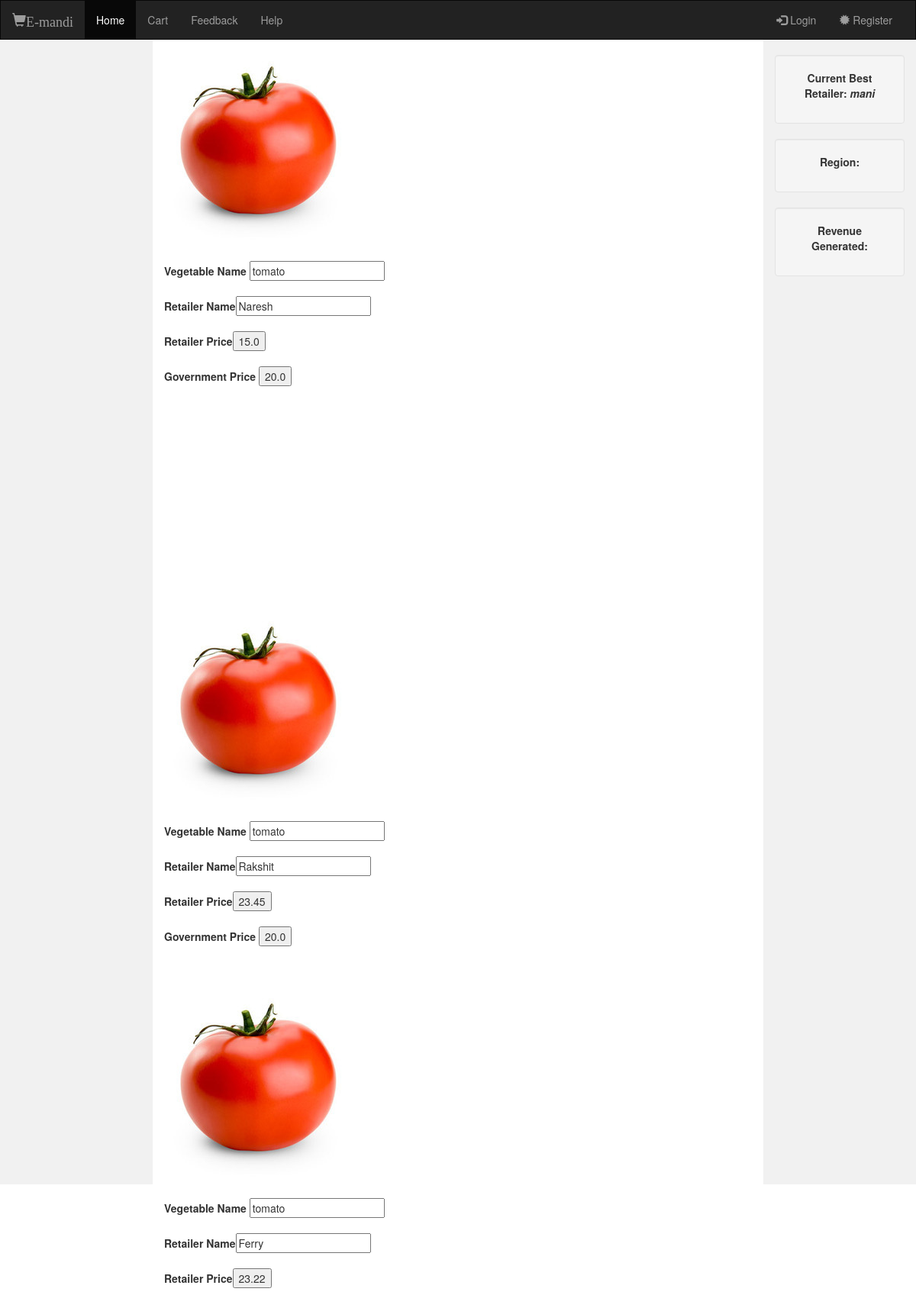
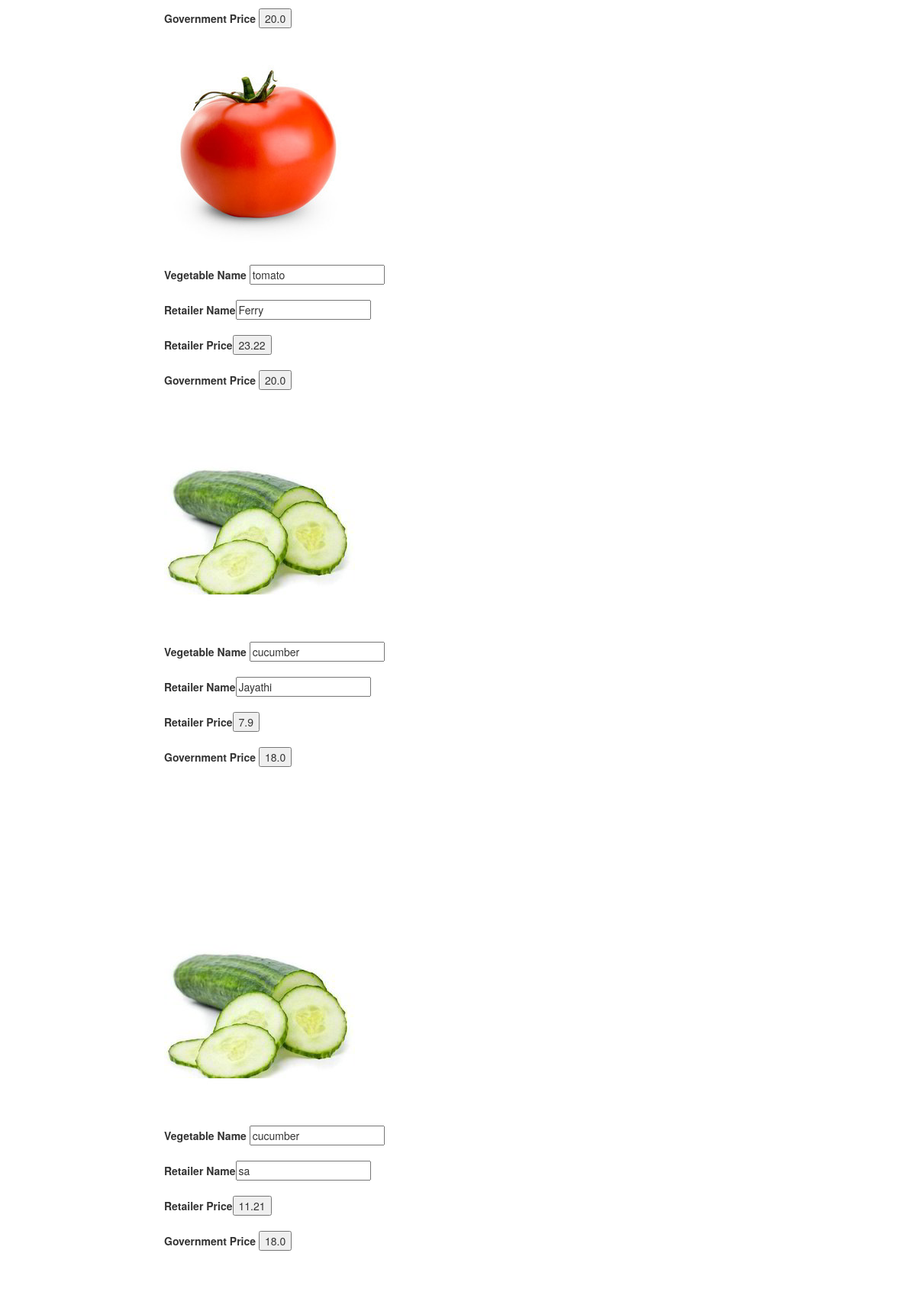
The page / (upper part) on the database its author committed (2 pictures, top to bottom).
### models.py (models this page shows, shortened)
class Retailer(Base):
    __tablename__ = 'Retailer'
    id = db.Column(db.Integer,primary_key=True)
    retailer_name = db.Column(db.String(10))
    vegetable_name = db.Column(db.String(60))
    price = db.Column(db.Float)

class Government(Base):
     __tablename__='Government'
     id = db.Column(db.Integer,primary_key=True)
     vegetable_name = db.Column(db.String(60))
     price = db.Column(db.Integer)

### app.py (the view)
@app.route('/')
def home():
    items = Retailer.query.all()
    w_items = Wholeseller.query.all()
    govt = Government.query.all()
    retailer_list = ['kiran','raju','mani','jayanthi','naresh']
    best_retailer = random.choice(retailer_list)
    connection = engine.connect()
    s = text("SELECT SUM(price) FROM Retailer WHERE region=:r")
    return render_template('pages/index.html',items=items,govt=govt,w_items=w_items,best_retailer=best_retailer,total_revenue=total_revenue)

### templates/pages/index.html (shortened to what this page needs)
<!DOCTYPE html>
<html lang="en">
<head>
  <link rel="stylesheet" href="https://maxcdn.bootstrapcdn.com/bootstrap/3.3.7/css/bootstrap.min.css">
</head>
<body>
<nav class="navbar navbar-inverse">
  <div class="container-fluid">
    <div class="navbar-header">
      <a class="navbar-brand" href="#"><span class="glyphicon glyphicon-shopping-cart">E-mandi</span></a>
    </div>
    <div class="collapse navbar-collapse" id="myNavbar">
      <ul class="nav navbar-nav">
        <li class="active"><a href="#">Home</a></li>
        <li><a href="{{url_for('cart')}}">Cart</a></li>
        <li><a href="{{url_for('feedback')}}">Feedback</a></li>
        <li><a href="static/pages/help.html">Help</a></li>
      </ul>
      <ul class="nav navbar-nav navbar-right">
        {% if not session %}
        <li><a href="{{url_for('login')}}"><span class="glyphicon glyphicon-log-in"></span> Login</a></li>
        <li><a href="{{url_for('register')}}"><span class="glyphicon glyphicon-certificate"></span> Register</a></li>
        {% endif %}
      </ul>
    </div>
  </div>
</nav>
<div class="container-fluid text-center">
  <div class="row content">
    <div class="col-sm-2 sidenav">
    </div>
    <div class="col-sm-8 text-left">
      <div>
	<form method =post action="{{url_for('cart')}}">
		<div id='tomato'>
			{% for item in items %}
			{% if item['vegetable_name'] == 'tomato' %}
  			<img src="static/img/tomato.jpg"/><br><br>
  			<b>Vegetable Name</b> <input type="text" name="vegetable_name" value="{{ item['vegetable_name'] }}" readonly><br><br>
        <b>Retailer Name</b><input type="text" name="retailer_name" value="{{ item['retailer_name'] }}" readonly><br><br>
  			<b>Retailer Price</b><input type="submit" name="vegetable_price" value="{{ item['price'] }}" readonly><br><br>
        {% for vegetable in govt %}
        {% if vegetable['vegetable_name'] == 'tomato' %}
        <b>Government Price </b><input type="submit" name="govt_price" value="{{ vegetable['price'] }}" readonly><br><br>
        {% endif %}
        {% endfor %}
      {% endif %}<br>
			{% endfor %}
		</div>
  </form><br>
  <form method=post action="{{url_for('cart')}}">
		<div id='cucumber'>
			{% for item in items %}
			{% if item['vegetable_name'] == 'cucumber' %}
  			<img src="static/img/cucumber.jpg"/><br><br>
  			<b>Vegetable Name</b> <input type="text" name="vegetable_name" value="{{ item['vegetable_name'] }}" readonly><br><br>
  			<b>Retailer Name</b><input type="text" name="retailer_name" value="{{ item['retailer_name'] }}" readonly><br><br>
      	<b>Retailer Price</b><input type="submit" name="vegetable_price" value="{{ item['price'] }}" readonly><br><br>
        {% for vegetable in govt %}
        {% if vegetable['vegetable_name'] == 'cucumber' %}
        <b>Government Price </b><input type="submit" name="govt_price" value="{{ vegetable['price'] }}" readonly><br><br>
        {% endif %}
        {% endfor %}
      {% endif %}<br>
			{% endfor %}
		</div>
	</form><br>
  <br>
  <br>
<br>
	</div>
    </div>
    <div class="col-sm-2 sidenav">
      <div class="well">
        <p><b>Current Best Retailer: <b><i>{{ best_retailer }}</i></p>
      </div>
      <div class="well">
        <p><b>Region:</b> </p>
      </div>
      <div class="well">
        <p><b>Revenue Generated:</b> </p>
      </div>
    </div>
  </div>
</div>
</body>
</html>

### templates/pages/index.html (style rules this page uses)
.navbar { margin-bottom: 0; border-radius: 0; }
.row.content { height: 1500px }
.sidenav { padding-top: 20px; background-color: #f1f1f1; height: 100%; }

### rows shown on the page
Retailer: vegetable_name "tomato", retailer_name "Naresh", vegetable_price "15.0"
Government: govt_price "20.0"
Retailer: vegetable_name "tomato", retailer_name "Rakshit", vegetable_price "23.45"
Retailer: vegetable_name "tomato", retailer_name "Ferry", vegetable_price "23.22"
Retailer: vegetable_name "tomato", retailer_name "Ferry", vegetable_price "23.22"
Retailer: vegetable_name "cucumber", retailer_name "Jayathi", vegetable_price "7.9"
Government: govt_price "18.0"
Retailer: vegetable_name "cucumber", retailer_name "sa", vegetable_price "11.21"
Retailer: retailer_name "mani"
